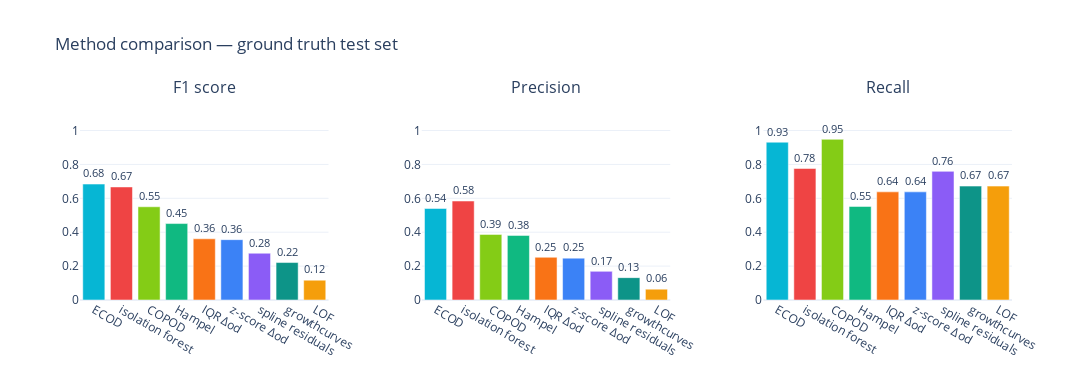
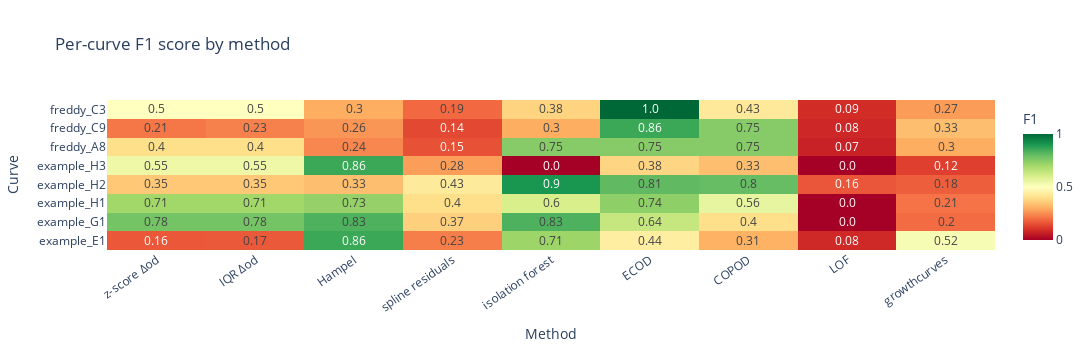

The code cell stored with these charts, in order, in its notebook:
### Code cell
method_names  = list(METHODS.keys())
ordered_names = metrics_df["method"].tolist()

# ── Bar charts: F1 / Precision / Recall ──────────────────────────────────────
fig_bars = make_subplots(
    rows=1, cols=3,
    subplot_titles=["F1 score", "Precision", "Recall"],
    horizontal_spacing=0.10,
)
for col, metric in enumerate(["F1", "precision", "recall"], start=1):
    vals = metrics_df.set_index("method").loc[ordered_names, metric].tolist()
    fig_bars.add_trace(
        go.Bar(
            x=ordered_names, y=vals,
            marker_color=[color_map[m] for m in ordered_names],
            showlegend=False,
            text=[f"{v:.2f}" for v in vals], textposition="outside",
        ),
        row=1, col=col,
    )
    fig_bars.update_yaxes(range=[0, 1.18], row=1, col=col)
fig_bars.update_layout(
    template="plotly_white", height=380, width=1100,
    title="Method comparison — ground truth test set",
)
fig_bars.show()

# ── Per-curve F1 heatmap ──────────────────────────────────────────────────────
curve_ids = traces_df["curve_id"].unique()
z = np.full((len(curve_ids), len(method_names)), np.nan)
for j, mname in enumerate(method_names):
    pred = predictions[mname]
    for i, cid in enumerate(curve_ids):
        idx = traces_df[traces_df["curve_id"] == cid].index
        z[i, j] = f1_score(gt.loc[idx].astype(int), pred.loc[idx].astype(int), zero_division=0)

fig_heat = go.Figure(go.Heatmap(
    z=z, x=method_names, y=list(curve_ids),
    colorscale="RdYlGn", zmin=0, zmax=1,
    text=np.round(z, 2).astype(str), texttemplate="%{text}",
    colorbar=dict(title="F1"),
    hovertemplate="curve: %{y}<br>method: %{x}<br>F1: %{z:.3f}<extra></extra>",
))
fig_heat.update_layout(
    template="plotly_white", height=360, width=1100,
    title="Per-curve F1 score by method",
    xaxis_title="Method", yaxis_title="Curve",
    xaxis=dict(tickangle=-35),
    margin=dict(b=110),
)
fig_heat.show()

### Figure 1 — Plotly figure (JSON) as saved in the notebook; plotly's stock layout.template omitted (floating-point values rounded to 4 significant figures)
{"data": [{"marker": {"color": ["#06B6D4", "#EF4444", "#84CC16", "#10B981", "#F97316", "#3B82F6", "#8B5CF6", "#0D9488", "#F59E0B"]}, "showlegend": false, "text": ["0.68", "0.67", "0.55", "0.45", "0.36", "0.36", "0.28", "0.22", "0.12"], "textposition": "outside", "type": "bar", "x": ["ECOD", "isolation forest", "COPOD", "Hampel", "IQR Δod", "z-score Δod", "spline residuals", "growthcurves", "LOF"], "xaxis": "x", "y": [0.684, 0.667, 0.55, 0.451, 0.361, 0.356, 0.276, 0.221, 0.117], "yaxis": "y"}, {"marker": {"color": ["#06B6D4", "#EF4444", "#84CC16", "#10B981", "#F97316", "#3B82F6", "#8B5CF6", "#0D9488", "#F59E0B"]}, "showlegend": false, "text": ["0.54", "0.58", "0.39", "0.38", "0.25", "0.25", "0.17", "0.13", "0.06"], "textposition": "outside", "type": "bar", "x": ["ECOD", "isolation forest", "COPOD", "Hampel", "IQR Δod", "z-score Δod", "spline residuals", "growthcurves", "LOF"], "xaxis": "x2", "y": [0.54, 0.584, 0.387, 0.381, 0.252, 0.247, 0.169, 0.132, 0.064], "yaxis": "y2"}, {"marker": {"color": ["#06B6D4", "#EF4444", "#84CC16", "#10B981", "#F97316", "#3B82F6", "#8B5CF6", "#0D9488", "#F59E0B"]}, "showlegend": false, "text": ["0.93", "0.78", "0.95", "0.55", "0.64", "0.64", "0.76", "0.67", "0.67"], "textposition": "outside", "type": "bar", "x": ["ECOD", "isolation forest", "COPOD", "Hampel", "IQR Δod", "z-score Δod", "spline residuals", "growthcurves", "LOF"], "xaxis": "x3", "y": [0.931, 0.776, 0.948, 0.552, 0.638, 0.638, 0.759, 0.672, 0.672], "yaxis": "y3"}], "layout": {"annotations": [{"font": {"size": 16}, "showarrow": false, "text": "F1 score", "x": 0.1333, "xanchor": "center", "xref": "paper", "y": 1, "yanchor": "bottom", "yref": "paper"}, {"font": {"size": 16}, "showarrow": false, "text": "Precision", "x": 0.5, "xanchor": "center", "xref": "paper", "y": 1, "yanchor": "bottom", "yref": "paper"}, {"font": {"size": 16}, "showarrow": false, "text": "Recall", "x": 0.8667, "xanchor": "center", "xref": "paper", "y": 1, "yanchor": "bottom", "yref": "paper"}], "height": 380, "title": {"text": "Method comparison — ground truth test set"}, "width": 1100, "xaxis": {"anchor": "y", "domain": [0, 0.2667]}, "xaxis2": {"anchor": "y2", "domain": [0.3667, 0.6333]}, "xaxis3": {"anchor": "y3", "domain": [0.7333, 1]}, "yaxis": {"anchor": "x", "domain": [0, 1], "range": [0, 1.18]}, "yaxis2": {"anchor": "x2", "domain": [0, 1], "range": [0, 1.18]}, "yaxis3": {"anchor": "x3", "domain": [0, 1], "range": [0, 1.18]}}}

### Figure 2 — Plotly figure (JSON) as saved in the notebook; plotly's stock layout.template omitted (floating-point values rounded to 4 significant figures)
{"data": [{"colorbar": {"title": {"text": "F1"}}, "colorscale": [[0, "rgb(165,0,38)"], [0.1, "rgb(215,48,39)"], [0.2, "rgb(244,109,67)"], [0.3, "rgb(253,174,97)"], [0.4, "rgb(254,224,139)"], [0.5, "rgb(255,255,191)"], [0.6, "rgb(217,239,139)"], [0.7, "rgb(166,217,106)"], [0.8, "rgb(102,189,99)"], [0.9, "rgb(26,152,80)"], [1, "rgb(0,104,55)"]], "hovertemplate": "curve: %{y}<br>method: %{x}<br>F1: %{z:.3f}<extra></extra>", "text": [["0.16", "0.17", "0.86", "0.23", "0.71", "0.44", "0.31", "0.08", "0.52"], ["0.78", "0.78", "0.83", "0.37", "0.83", "0.64", "0.4", "0.0", "0.2"], ["0.71", "0.71", "0.73", "0.4", "0.6", "0.74", "0.56", "0.0", "0.21"], ["0.35", "0.35", "0.33", "0.43", "0.9", "0.81", "0.8", "0.16", "0.18"], ["0.55", "0.55", "0.86", "0.28", "0.0", "0.38", "0.33", "0.0", "0.12"], ["0.4", "0.4", "0.24", "0.15", "0.75", "0.75", "0.75", "0.07", "0.3"], ["0.21", "0.23", "0.26", "0.14", "0.3", "0.86", "0.75", "0.08", "0.33"], ["0.5", "0.5", "0.3", "0.19", "0.38", "1.0", "0.43", "0.09", "0.27"]], "texttemplate": "%{text}", "type": "heatmap", "x": ["z-score Δod", "IQR Δod", "Hampel", "spline residuals", "isolation forest", "ECOD", "COPOD", "LOF", "growthcurves"], "y": ["example_E1", "example_G1", "example_H1", "example_H2", "example_H3", "freddy_A8", "freddy_C9", "freddy_C3"], "z": [[0.1644, 0.1667, 0.8571, 0.2264, 0.7143, 0.4444, 0.3077, 0.08475, 0.5217], [0.7778, 0.7778, 0.8333, 0.3684, 0.8333, 0.6364, 0.4, 0.0, 0.1972], [0.7059, 0.7059, 0.7273, 0.4, 0.6, 0.7368, 0.56, 0.0, 0.209], [0.3529, 0.3529, 0.3333, 0.4314, 0.902, 0.807, 0.8, 0.1629, 0.1765], [0.5455, 0.5455, 0.8571, 0.2759, 0.0, 0.381, 0.3333, 0.0, 0.125], [0.4, 0.4, 0.24, 0.1538, 0.75, 0.75, 0.75, 0.07059, 0.3], [0.2143, 0.2308, 0.2609, 0.1395, 0.3, 0.8571, 0.75, 0.08219, 0.3333], [0.5, 0.5, 0.3, 0.1935, 0.375, 1.0, 0.4286, 0.09091, 0.2727]], "zmax": 1, "zmin": 0}], "layout": {"height": 360, "margin": {"b": 110}, "title": {"text": "Per-curve F1 score by method"}, "width": 1100, "xaxis": {"tickangle": -35, "title": {"text": "Method"}}, "yaxis": {"title": {"text": "Curve"}}}}
